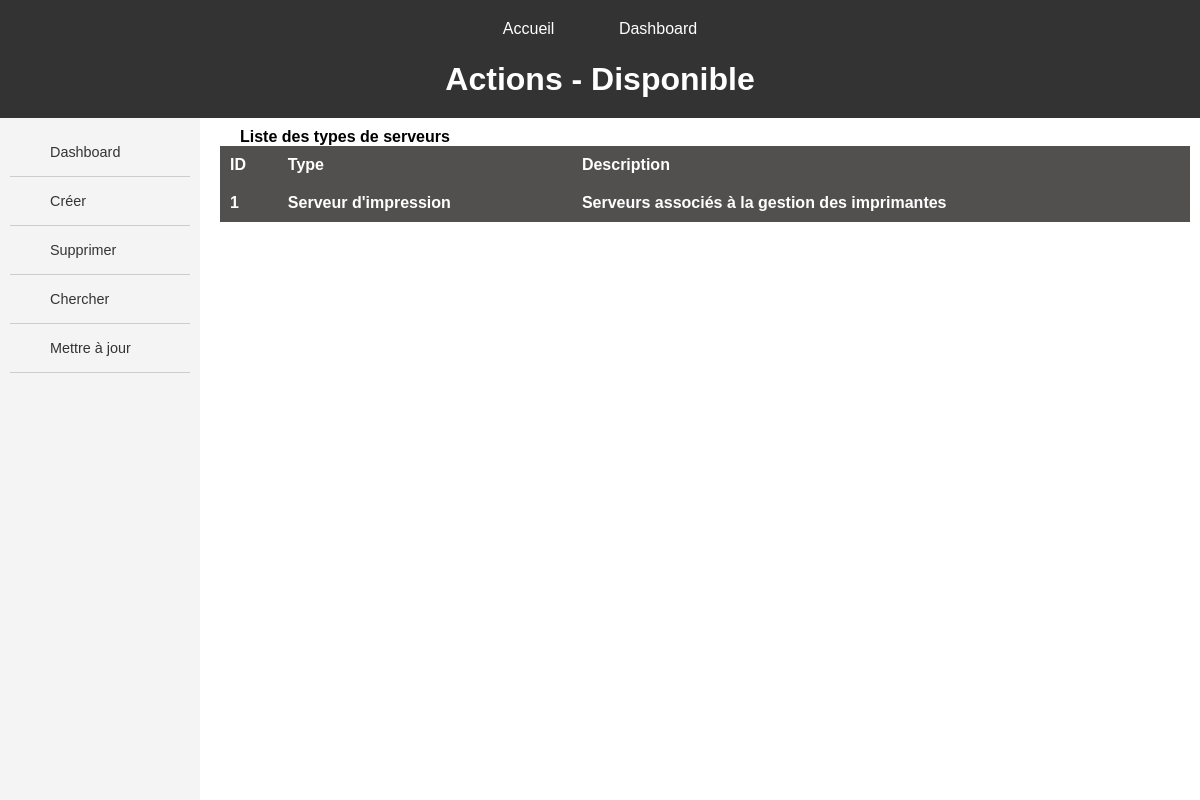
The app's page /server_types/, older data.
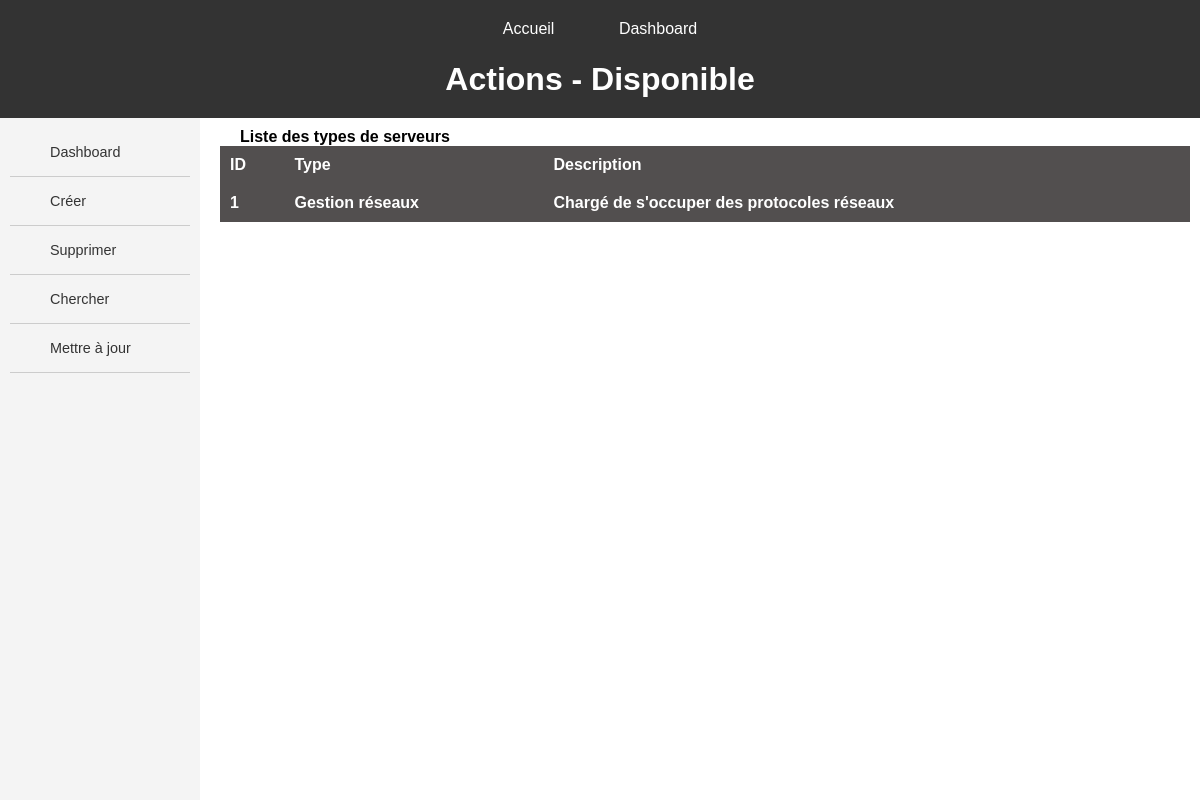
The same page, newer data.
### servops/models.py (models this page shows, shortened)
class ServerType(models.Model):
    type = models.CharField(max_length=200)
    description = models.TextField()

### servops/views.py (the view)
# urls.py: path('server_types/', views.server_types, name='server_types_crud'),
def server_types(request):
    server_types = ServerType.objects.all()
    return render(request, 'servops/CRUD/CRUD_type_serveurs/home.html', {'server_types': server_types} )

### servops/templates/servops/CRUD/CRUD_type_serveurs/home.html (shortened to what this page needs)
{% extends "servops/MAIN/main_dashboard.html" %}
{% load static %}
{% block header %}Actions - Disponible{% endblock %}
{% block sidebar %}
<ul>
    <li><a href="{% url 'dashboard' %}" class="button">Dashboard</a></li>
    <li><a href="{% url 'create_server_type' %}" class="button">Créer</a></li>
    <li><a href="{% url 'delete_server_type' %}" class="button">Supprimer</a></li>
    <li><a href="{% url 'read_server_type' %}" class="button">Chercher</a></li>
    <li><a href="{% url 'update_server_type'%}" class="button">Mettre à jour</a></li>
</ul>
{% endblock sidebar %}
{% block content %}
<h2> Liste des types de serveurs </h2>
<table class="table-user">
    <tr> <th>ID</th> <th>Type</th> <th>Description</th> </tr>
{% for server_type in server_types %}
    <tr> <th>{{server_type.id}}</th> <th>{{server_type.type}}</th> <th>{{server_type.description}}</th></tr>
{% endfor %}
</table>
{% endblock content %}

Row changes from the older to the newer data that the page shows:
changed ServerType id 1: type "Serveur d'impression" → "Gestion réseaux"; description "Serveurs associés à la gestion des imprimantes" → "Chargé de s'occuper des protocoles réseaux"
